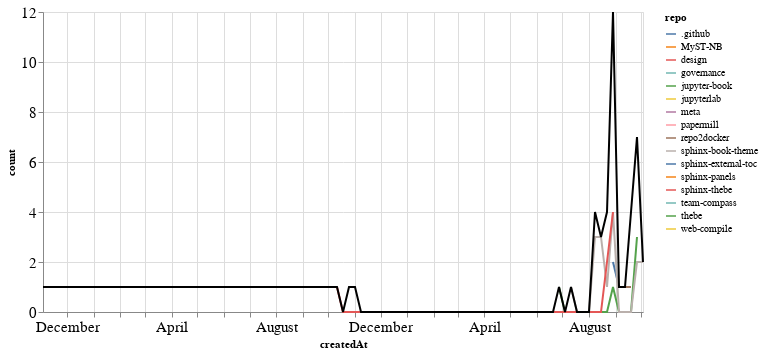

The notebook cell this image was saved under:
### Markdown cell above
### PRs

### Code cell
prs_time = prs.groupby('repo').resample('W', on='createdAt').count()['author'].reset_index()
prs_time = prs_time.rename(columns={'author': 'count'})
prs_time_total = prs_time.groupby('createdAt').agg({"count": "sum"}).reset_index()

ch1 = alt.Chart(prs_time, width=600).mark_line().encode(
    x='createdAt',
    y='count',
    color='repo',
    tooltip="repo"
)

ch2 = alt.Chart(prs_time_total, width=600).mark_line(color="black").encode(
    x='createdAt',
    y='count',
)

ch1 + ch2

### Figure 1 — Vega-Lite specification as saved in the notebook (floating-point values rounded to 4 significant figures)
{"config": {"axisLeft": {"labelFontSize": 15}, "axisBottom": {"labelFontSize": 15}}, "layer": [{"data": {"name": "data-2ddd1d659ef722e04d1d19b50557bab3"}, "mark": "line", "encoding": {"color": {"type": "nominal", "field": "repo"}, "tooltip": {"type": "nominal", "field": "repo"}, "x": {"type": "temporal", "field": "createdAt"}, "y": {"type": "quantitative", "field": "count"}}, "width": 600}, {"data": {"name": "data-1c6abc7d60e8f341f3e923ec87adb767"}, "mark": {"type": "line", "color": "black"}, "encoding": {"x": {"type": "temporal", "field": "createdAt"}, "y": {"type": "quantitative", "field": "count"}}, "width": 600}], "$schema": "https://vega.github.io/schema/vega-lite/v4.8.1.json", "datasets": {"data-2ddd1d659ef722e04d1d19b50557bab3": [{"repo": ".github", "createdAt": "2021-08-29T00:00:00", "count": 2}, {"repo": ".github", "createdAt": "2021-09-05T00:00:00", "count": 1}, {"repo": "MyST-NB", "createdAt": "2021-08-08T00:00:00", "count": 1}, {"repo": "design", "createdAt": "2019-11-03T00:00:00", "count": 1}, {"repo": "governance", "createdAt": "2021-09-19T00:00:00", "count": 2}, {"repo": "jupyter-book", "createdAt": "2021-06-27T00:00:00", "count": 1}, {"repo": "jupyter-book", "createdAt": "2021-07-04T00:00:00", "count": 0}, {"repo": "jupyter-book", "createdAt": "2021-07-11T00:00:00", "count": 0}, {"repo": "jupyter-book", "createdAt": "2021-07-18T00:00:00", "count": 0}, {"repo": "jupyter-book", "createdAt": "2021-07-25T00:00:00", "count": 0}, {"repo": "jupyter-book", "createdAt": "2021-08-01T00:00:00", "count": 0}, {"repo": "jupyter-book", "createdAt": "2021-08-08T00:00:00", "count": 0}, {"repo": "jupyter-book", "createdAt": "2021-08-15T00:00:00", "count": 0}, {"repo": "jupyter-book", "createdAt": "2021-08-22T00:00:00", "count": 0}, {"repo": "jupyter-book", "createdAt": "2021-08-29T00:00:00", "count": 1}, {"repo": "jupyter-book", "createdAt": "2021-09-05T00:00:00", "count": 0}, {"repo": "jupyter-book", "createdAt": "2021-09-12T00:00:00", "count": 0}, {"repo": "jupyter-book", "createdAt": "2021-09-19T00:00:00", "count": 0}, {"repo": "jupyter-book", "createdAt": "2021-09-26T00:00:00", "count": 3}, {"repo": "jupyterlab", "createdAt": "2020-08-09T00:00:00", "count": 1}, {"repo": "meta", "createdAt": "2021-08-22T00:00:00", "count": 1}, {"repo": "papermill", "createdAt": "2021-08-29T00:00:00", "count": 1}, {"repo": "repo2docker", "createdAt": "2021-09-12T00:00:00", "count": 1}, {"repo": "repo2docker", "createdAt": "2021-09-19T00:00:00", "count": 1}, {"repo": "sphinx-book-theme", "createdAt": "2021-07-11T00:00:00", "count": 1}, {"repo": "sphinx-book-theme", "createdAt": "2021-07-18T00:00:00", "count": 0}, {"repo": "sphinx-book-theme", "createdAt": "2021-07-25T00:00:00", "count": 0}, {"repo": "sphinx-book-theme", "createdAt": "2021-08-01T00:00:00", "count": 0}, {"repo": "sphinx-book-theme", "createdAt": "2021-08-08T00:00:00", "count": 3}, {"repo": "sphinx-book-theme", "createdAt": "2021-08-15T00:00:00", "count": 3}, {"repo": "sphinx-book-theme", "createdAt": "2021-08-22T00:00:00", "count": 1}, {"repo": "sphinx-book-theme", "createdAt": "2021-08-29T00:00:00", "count": 4}, {"repo": "sphinx-book-theme", "createdAt": "2021-09-05T00:00:00", "count": 0}, {"repo": "sphinx-book-theme", "createdAt": "2021-09-12T00:00:00", "count": 0}, {"repo": "sphinx-book-theme", "createdAt": "2021-09-19T00:00:00", "count": 0}, {"repo": "sphinx-book-theme", "createdAt": "2021-09-26T00:00:00", "count": 2}, {"repo": "sphinx-book-theme", "createdAt": "2021-10-03T00:00:00", "count": 2}, {"repo": "sphinx-external-toc", "createdAt": "2021-09-19T00:00:00", "count": 1}, {"repo": "sphinx-panels", "createdAt": "2020-10-25T00:00:00", "count": 1}, {"repo": "sphinx-thebe", "createdAt": "2020-10-11T00:00:00", "count": 1}, {"repo": "sphinx-thebe", "createdAt": "2020-10-18T00:00:00", "count": 0}, {"repo": "sphinx-thebe", "createdAt": "2020-10-25T00:00:00", "count": 0}, {"repo": "sphinx-thebe", "createdAt": "2020-11-01T00:00:00", "count": 0}, {"repo": "sphinx-thebe", "createdAt": "2020-11-08T00:00:00", "count": 0}, {"repo": "sphinx-thebe", "createdAt": "2020-11-15T00:00:00", "count": 0}, {"repo": "sphinx-thebe", "createdAt": "2020-11-22T00:00:00", "count": 0}, {"repo": "sphinx-thebe", "createdAt": "2020-11-29T00:00:00", "count": 0}, {"repo": "sphinx-thebe", "createdAt": "2020-12-06T00:00:00", "count": 0}, {"repo": "sphinx-thebe", "createdAt": "2020-12-13T00:00:00", "count": 0}, {"repo": "sphinx-thebe", "createdAt": "2020-12-20T00:00:00", "count": 0}, {"repo": "sphinx-thebe", "createdAt": "2020-12-27T00:00:00", "count": 0}, {"repo": "sphinx-thebe", "createdAt": "2021-01-03T00:00:00", "count": 0}, {"repo": "sphinx-thebe", "createdAt": "2021-01-10T00:00:00", "count": 0}, {"repo": "sphinx-thebe", "createdAt": "2021-01-17T00:00:00", "count": 0}, {"repo": "sphinx-thebe", "createdAt": "2021-01-24T00:00:00", "count": 0}, {"repo": "sphinx-thebe", "createdAt": "2021-01-31T00:00:00", "count": 0}, {"repo": "sphinx-thebe", "createdAt": "2021-02-07T00:00:00", "count": 0}, {"repo": "sphinx-thebe", "createdAt": "2021-02-14T00:00:00", "count": 0}, {"repo": "sphinx-thebe", "createdAt": "2021-02-21T00:00:00", "count": 0}, {"repo": "sphinx-thebe", "createdAt": "2021-02-28T00:00:00", "count": 0}, {"repo": "sphinx-thebe", "createdAt": "2021-03-07T00:00:00", "count": 0}, {"repo": "sphinx-thebe", "createdAt": "2021-03-14T00:00:00", "count": 0}, {"repo": "sphinx-thebe", "createdAt": "2021-03-21T00:00:00", "count": 0}, {"repo": "sphinx-thebe", "createdAt": "2021-03-28T00:00:00", "count": 0}, {"repo": "sphinx-thebe", "createdAt": "2021-04-04T00:00:00", "count": 0}, {"repo": "sphinx-thebe", "createdAt": "2021-04-11T00:00:00", "count": 0}, {"repo": "sphinx-thebe", "createdAt": "2021-04-18T00:00:00", "count": 0}, {"repo": "sphinx-thebe", "createdAt": "2021-04-25T00:00:00", "count": 0}, {"repo": "sphinx-thebe", "createdAt": "2021-05-02T00:00:00", "count": 0}, {"repo": "sphinx-thebe", "createdAt": "2021-05-09T00:00:00", "count": 0}, {"repo": "sphinx-thebe", "createdAt": "2021-05-16T00:00:00", "count": 0}, {"repo": "sphinx-thebe", "createdAt": "2021-05-23T00:00:00", "count": 0}, {"repo": "sphinx-thebe", "createdAt": "2021-05-30T00:00:00", "count": 0}, {"repo": "sphinx-thebe", "createdAt": "2021-06-06T00:00:00", "count": 0}, {"repo": "sphinx-thebe", "createdAt": "2021-06-13T00:00:00", "count": 0}, {"repo": "sphinx-thebe", "createdAt": "2021-06-20T00:00:00", "count": 0}, {"repo": "sphinx-thebe", "createdAt": "2021-06-27T00:00:00", "count": 0}, {"repo": "sphinx-thebe", "createdAt": "2021-07-04T00:00:00", "count": 0}, {"repo": "sphinx-thebe", "createdAt": "2021-07-11T00:00:00", "count": 0}, {"repo": "sphinx-thebe", "createdAt": "2021-07-18T00:00:00", "count": 0}, {"repo": "sphinx-thebe", "createdAt": "2021-07-25T00:00:00", "count": 0}, {"repo": "sphinx-thebe", "createdAt": "2021-08-01T00:00:00", "count": 0}, {"repo": "sphinx-thebe", "createdAt": "2021-08-08T00:00:00", "count": 0}, {"repo": "sphinx-thebe", "createdAt": "2021-08-15T00:00:00", "count": 0}, {"repo": "sphinx-thebe", "createdAt": "2021-08-22T00:00:00", "count": 2}, {"repo": "sphinx-thebe", "createdAt": "2021-08-29T00:00:00", "count": 4}, {"repo": "team-compass", "createdAt": "2021-09-26T00:00:00", "count": 1}, {"repo": "thebe", "createdAt": "2020-11-01T00:00:00", "count": 1}, {"repo": "web-compile", "createdAt": "2021-09-26T00:00:00", "count": 1}], "data-1c6abc7d60e8f341f3e923ec87adb767": [{"createdAt": "2019-11-03T00:00:00", "count": 1}, {"createdAt": "2020-08-09T00:00:00", "count": 1}, {"createdAt": "2020-10-11T00:00:00", "count": 1}, {"createdAt": "2020-10-18T00:00:00", "count": 0}, {"createdAt": "2020-10-25T00:00:00", "count": 1}, {"createdAt": "2020-11-01T00:00:00", "count": 1}, {"createdAt": "2020-11-08T00:00:00", "count": 0}, {"createdAt": "2020-11-15T00:00:00", "count": 0}, {"createdAt": "2020-11-22T00:00:00", "count": 0}, {"createdAt": "2020-11-29T00:00:00", "count": 0}, {"createdAt": "2020-12-06T00:00:00", "count": 0}, {"createdAt": "2020-12-13T00:00:00", "count": 0}, {"createdAt": "2020-12-20T00:00:00", "count": 0}, {"createdAt": "2020-12-27T00:00:00", "count": 0}, {"createdAt": "2021-01-03T00:00:00", "count": 0}, {"createdAt": "2021-01-10T00:00:00", "count": 0}, {"createdAt": "2021-01-17T00:00:00", "count": 0}, {"createdAt": "2021-01-24T00:00:00", "count": 0}, {"createdAt": "2021-01-31T00:00:00", "count": 0}, {"createdAt": "2021-02-07T00:00:00", "count": 0}, {"createdAt": "2021-02-14T00:00:00", "count": 0}, {"createdAt": "2021-02-21T00:00:00", "count": 0}, {"createdAt": "2021-02-28T00:00:00", "count": 0}, {"createdAt": "2021-03-07T00:00:00", "count": 0}, {"createdAt": "2021-03-14T00:00:00", "count": 0}, {"createdAt": "2021-03-21T00:00:00", "count": 0}, {"createdAt": "2021-03-28T00:00:00", "count": 0}, {"createdAt": "2021-04-04T00:00:00", "count": 0}, {"createdAt": "2021-04-11T00:00:00", "count": 0}, {"createdAt": "2021-04-18T00:00:00", "count": 0}, {"createdAt": "2021-04-25T00:00:00", "count": 0}, {"createdAt": "2021-05-02T00:00:00", "count": 0}, {"createdAt": "2021-05-09T00:00:00", "count": 0}, {"createdAt": "2021-05-16T00:00:00", "count": 0}, {"createdAt": "2021-05-23T00:00:00", "count": 0}, {"createdAt": "2021-05-30T00:00:00", "count": 0}, {"createdAt": "2021-06-06T00:00:00", "count": 0}, {"createdAt": "2021-06-13T00:00:00", "count": 0}, {"createdAt": "2021-06-20T00:00:00", "count": 0}, {"createdAt": "2021-06-27T00:00:00", "count": 1}, {"createdAt": "2021-07-04T00:00:00", "count": 0}, {"createdAt": "2021-07-11T00:00:00", "count": 1}, {"createdAt": "2021-07-18T00:00:00", "count": 0}, {"createdAt": "2021-07-25T00:00:00", "count": 0}, {"createdAt": "2021-08-01T00:00:00", "count": 0}, {"createdAt": "2021-08-08T00:00:00", "count": 4}, {"createdAt": "2021-08-15T00:00:00", "count": 3}, {"createdAt": "2021-08-22T00:00:00", "count": 4}, {"createdAt": "2021-08-29T00:00:00", "count": 12}, {"createdAt": "2021-09-05T00:00:00", "count": 1}, {"createdAt": "2021-09-12T00:00:00", "count": 1}, {"createdAt": "2021-09-19T00:00:00", "count": 4}, {"createdAt": "2021-09-26T00:00:00", "count": 7}, {"createdAt": "2021-10-03T00:00:00", "count": 2}]}}
